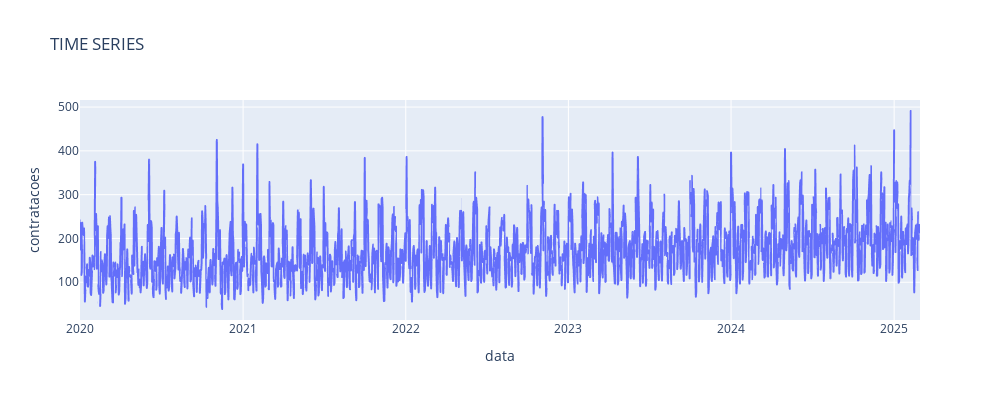

Write notebook code for a chart like this one.
### Markdown cell above
#### 5.2. SERIES VIEW

### Code cell
# View Series
fig5 = px.line(df_copy, x=df_copy.index, y='contratacoes', title='TIME SERIES', 
               width=1000, height=400)
fig5.update_layout(xaxis_title='data')
fig5.show()

### Figure 1 — Plotly figure (JSON) as saved in the notebook; plotly's stock layout.template omitted (floating-point values rounded to 4 significant figures; data arrays with more than 128 entries replaced by an {"elided": "..."} marker saying what was removed)
{"data": [{"hovertemplate": "data=%{x}<br>contratacoes=%{y}<extra></extra>", "legendgroup": "", "line": {"color": "#636efa", "dash": "solid"}, "marker": {"symbol": "circle"}, "mode": "lines", "name": "", "showlegend": false, "type": "scattergl", "x": {"elided": "1886 str values"}, "xaxis": "x", "y": {"elided": "1886 float values"}, "yaxis": "y"}], "layout": {"height": 400, "legend": {"tracegroupgap": 0}, "title": {"text": "TIME SERIES"}, "width": 1000, "xaxis": {"anchor": "y", "domain": [0, 1], "title": {"text": "data"}}, "yaxis": {"anchor": "x", "domain": [0, 1], "title": {"text": "contratacoes"}}}}
